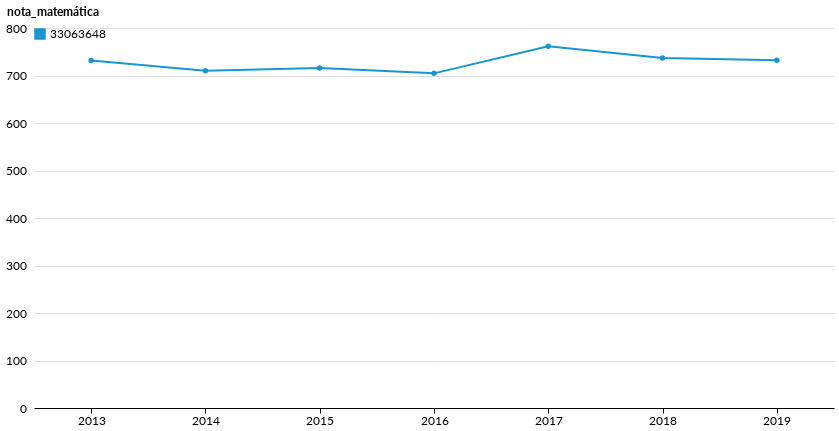

The code cell stored with this chart in its notebook:
### Code cell
alt.Chart(
    df_enem[df_enem.CO_ESCOLA.isin([CO_SAO_VICENTE])]
    # df_enem.query("rank <= 30 and NU_ANO == @ANO_ULT").CO_ESCOLA)]
).mark_line(point=True).encode(
    x="Ano:O",
    y=alt.Y("nota_matemática"),
    color="CO_ESCOLA:N",
    tooltip=("rank", "nota_final", "nota_final_perc80", 'nota_matemática'),
).properties(
    width=800
)

### Figure 1 — Vega-Lite specification as saved in the notebook (floating-point values rounded to 4 significant figures)
{"width": 800, "height": 380, "config": {"title": {"anchor": "start", "fontSize": 18, "font": "Lato", "fontColor": "#000000"}, "axisX": {"domain": true, "domainColor": "#000000", "domainWidth": 1, "grid": false, "labelFontSize": 12, "labelFont": "Lato", "labelAngle": 0, "tickColor": "#000000", "tickSize": 5, "titleFontSize": 12, "titlePadding": 10, "titleFont": "Lato", "title": ""}, "axisY": {"domain": false, "grid": true, "gridColor": "#DEDDDD", "gridWidth": 1, "labelFontSize": 12, "labelFont": "Lato", "labelPadding": 8, "ticks": false, "titleFontSize": 12, "titlePadding": 10, "titleFont": "Lato", "titleAngle": 0, "titleY": -10, "titleX": 18}, "background": "#FFFFFF", "legend": {"labelFontSize": 12, "labelFont": "Lato", "symbolSize": 100, "symbolType": "square", "titleFontSize": 12, "titlePadding": 10, "titleFont": "Lato", "title": "", "orient": "top-left", "offset": 0}, "view": {"stroke": "transparent"}, "range": {"category": ["#1696d2", "#d2d2d2", "#000000", "#fdbf11", "#ec008b", "#55b748", "#5c5859", "#db2b27"], "diverging": ["#cfe8f3", "#a2d4ec", "#73bfe2", "#46abdb", "#1696d2", "#12719e"]}, "area": {"fill": "#1696d2"}, "line": {"color": "#1696d2", "stroke": "#1696d2", "strokewidth": 5}, "trail": {"color": "#1696d2", "stroke": "#1696d2", "strokeWidth": 0, "size": 1}, "path": {"stroke": "#1696d2", "strokeWidth": 0.5}, "point": {"filled": true}, "text": {"font": "Lato", "color": "#1696d2", "fontSize": 11, "align": "right", "fontWeight": 400, "size": 11}, "bar": {"size": 40, "binSpacing": 1, "continuousBandSize": 30, "discreteBandSize": 30, "fill": "#1696d2", "stroke": false}}, "data": {"name": "data-e816736c7b1be9217da765db34aae00c"}, "mark": {"type": "line", "point": true}, "encoding": {"color": {"type": "nominal", "field": "CO_ESCOLA"}, "tooltip": [{"type": "quantitative", "field": "rank"}, {"type": "quantitative", "field": "nota_final"}, {"type": "quantitative", "field": "nota_final_perc80"}, {"type": "quantitative", "field": "nota_matemática"}], "x": {"type": "ordinal", "field": "Ano"}, "y": {"type": "quantitative", "field": "nota_matemática"}}, "$schema": "https://vega.github.io/schema/vega-lite/v4.8.1.json", "datasets": {"data-e816736c7b1be9217da765db34aae00c": [{"CO_ESCOLA": 33063648, "Ano": 2019, "nota_ciências": 589.0, "nota_humanas": 637.0, "nota_português": 620.5, "nota_matemática": 732.0, "nota_redação": 860.0, "nota_final": 707.0, "num_alunos": 59.0, "nota_ciências_perc80": 621.0, "nota_humanas_perc80": 667.0, "nota_português_perc80": 640.5, "nota_matemática_perc80": 776.5, "nota_redação_perc80": 908.0, "nota_final_perc80": 748.5, "rank": 36}, {"CO_ESCOLA": 33063648, "Ano": 2018, "nota_ciências": 603.5, "nota_humanas": 676.5, "nota_português": 640.0, "nota_matemática": 737.0, "nota_redação": 800.0, "nota_final": 721.0, "num_alunos": 87.0, "nota_ciências_perc80": 652.5, "nota_humanas_perc80": 708.5, "nota_português_perc80": 670.5, "nota_matemática_perc80": 782.0, "nota_redação_perc80": 916.0, "nota_final_perc80": 760.0, "rank": 39}, {"CO_ESCOLA": 33063648, "Ano": 2017, "nota_ciências": 622.5, "nota_humanas": 655.5, "nota_português": 617.0, "nota_matemática": 761.5, "nota_redação": 780.0, "nota_final": 700.0, "num_alunos": 107.0, "nota_ciências_perc80": 656.5, "nota_humanas_perc80": 681.5, "nota_português_perc80": 644.0, "nota_matemática_perc80": 814.0, "nota_redação_perc80": 900.0, "nota_final_perc80": 747.0, "rank": 29}, {"CO_ESCOLA": 33063648, "Ano": 2016, "nota_ciências": 632.5, "nota_humanas": 656.0, "nota_português": 641.5, "nota_matemática": 704.5, "nota_redação": 800.0, "nota_final": 703.0, "num_alunos": 95.0, "nota_ciências_perc80": 657.5, "nota_humanas_perc80": 697.5, "nota_português_perc80": 665.5, "nota_matemática_perc80": 791.0, "nota_redação_perc80": 884.0, "nota_final_perc80": 745.5, "rank": 25}, {"CO_ESCOLA": 33063648, "Ano": 2015, "nota_ciências": 632.0, "nota_humanas": 674.0, "nota_português": 618.5, "nota_matemática": 716.0, "nota_redação": 760.0, "nota_final": 701.0, "num_alunos": 103.0, "nota_ciências_perc80": 676.5, "nota_humanas_perc80": 718.0, "nota_português_perc80": 647.5, "nota_matemática_perc80": 807.5, "nota_redação_perc80": 880.0, "nota_final_perc80": 753.5, "rank": 19}, {"CO_ESCOLA": 33063648, "Ano": 2014, "nota_ciências": 627.0, "nota_humanas": 676.0, "nota_português": 625.5, "nota_matemática": 710.0, "nota_redação": 740.0, "nota_final": 695.0, "num_alunos": 104.0, "nota_ciências_perc80": 664.0, "nota_humanas_perc80": 694.0, "nota_português_perc80": 651.0, "nota_matemática_perc80": 807.0, "nota_redação_perc80": 840.0, "nota_final_perc80": 730.0, "rank": 20}, {"CO_ESCOLA": 33063648, "Ano": 2013, "nota_ciências": 623.0, "nota_humanas": 684.5, "nota_português": 624.5, "nota_matemática": 731.5, "nota_redação": 740.0, "nota_final": 690.0, "num_alunos": 94.0, "nota_ciências_perc80": 674.0, "nota_humanas_perc80": 730.0, "nota_português_perc80": 667.5, "nota_matemática_perc80": 779.5, "nota_redação_perc80": 880.0, "nota_final_perc80": 749.5, "rank": 22}]}}
